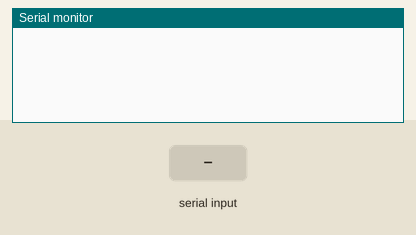
A sketch run on a simulated Arduino Uno, built with avr-gcc and run on an emulated ATmega328P. On the bench: the last lines printed to the serial monitor. Inputs (shaded band) come from the test bench.

Above: at 1.2 s.
1.3 s: "90,45\n" received over Serial
At 2.1 s:
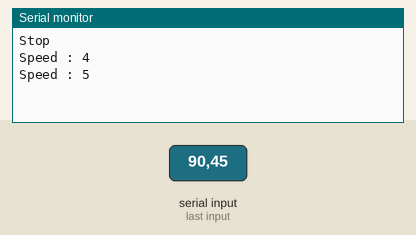
2.8 s: "30,150\n" received over Serial
At 3.3 s:
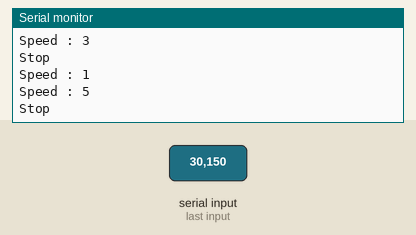
Timing chart, 0 to 5.8 s (numbered marks = the images above; inputs shaded):
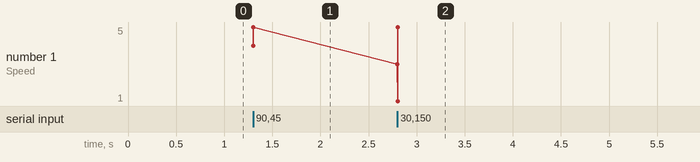

The sketch:

IOT_SMART_THING_DC_MOTOR.ino
```cpp
int pin_DC_P = 9;
int pin_DC_N = 10;
int pin_DC_EN = 11;

void setup() {
  // put your setup code here, to run once:
  Serial.begin(115200);

  pinMode(pin_DC_P, OUTPUT);
  pinMode(pin_DC_N, OUTPUT);
  pinMode(pin_DC_EN, OUTPUT);
  digitalWrite(pin_DC_EN, LOW);
  digitalWrite(pin_DC_P, HIGH);
  digitalWrite(pin_DC_N, LOW);
}

void loop() {
  // put your main code here, to run repeatedly:
}

void serialEvent(void)
{
  char da = Serial.read();
  if((da >= '0') && (da <= '5'))
  {
    if(da != '0')
    {
      analogWrite(pin_DC_EN, (da-'0') * 25 + 80);
      Serial.print("\n\rSpeed : ");
      Serial.write(da);
    }
    else
    {
      analogWrite(pin_DC_EN, 0);
      Serial.print("\n\rStop");
    }
  }
}
```

Measured:
- after the input at 1.3 s, the serial monitor: prints a new line at once (image 1)
- after the input at 2.8 s, the serial monitor: prints a new line at once (image 2)
